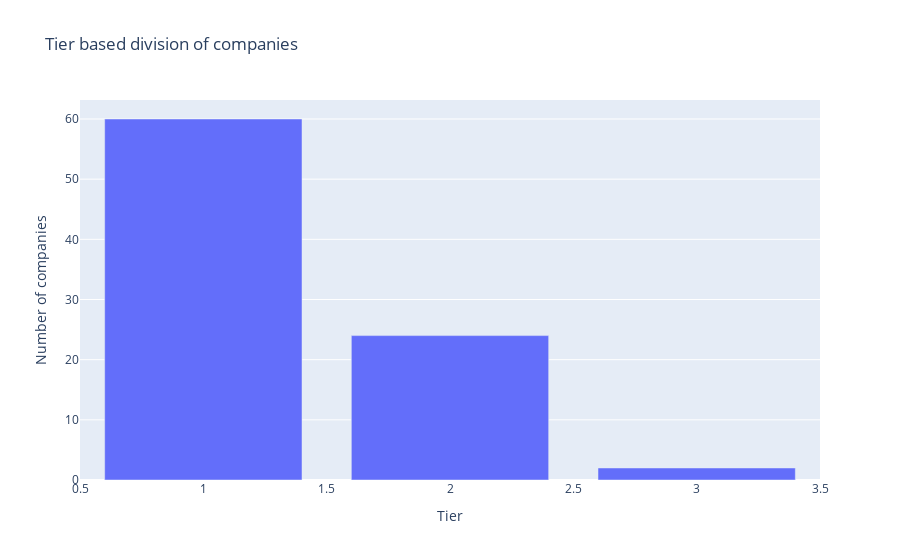

The code cell stored with this chart in its notebook:
### Code cell
from collections import Counter
tier = dict(Counter(df['Tier']))
data = [go.Bar(x=list(tier.keys()),y=list(tier.values()))]
layout = dict(title='Tier based division of companies',xaxis=dict(title="Tier"),
              yaxis = dict(title = "Number of companies"))
fig = go.Figure(data=data,layout=layout)
iplot(fig)

### Figure 1 — Plotly figure (JSON) as saved in the notebook; plotly's stock layout.template omitted (floating-point values rounded to 4 significant figures)
{"data": [{"type": "bar", "x": [1, 3, 2], "y": [60, 2, 24]}], "layout": {"title": {"text": "Tier based division of companies"}, "xaxis": {"title": {"text": "Tier"}}, "yaxis": {"title": {"text": "Number of companies"}}}}
